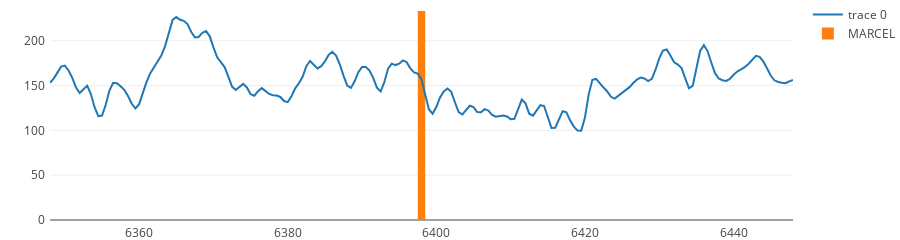
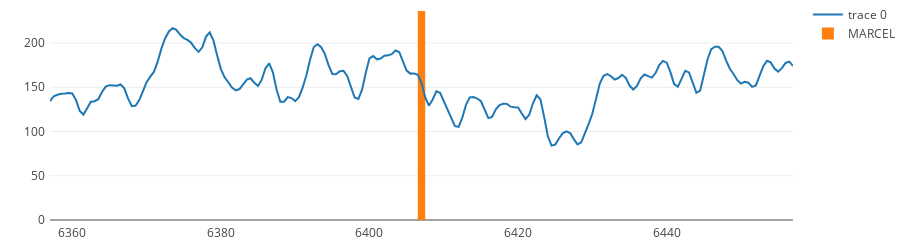
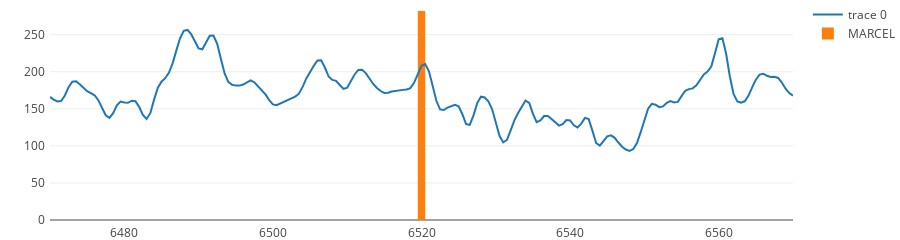
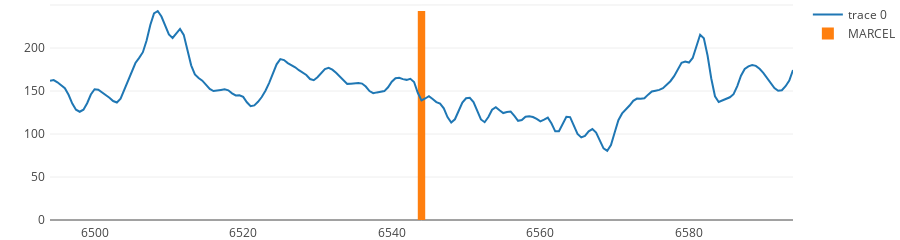

The notebook cell these images were saved under, in order:
### Code cell
wellist = df_tops.index.tolist()

layout = go.Layout(
    height=120,
    margin=go.layout.Margin(
        l=50,
        r=50,
        b=20,
        t=0,
        pad=4
    )
)

def plot_pred(wellname,top_name,wsize):
    df_temp = df_logs[df_logs["wellName"]==wellname]

    true_top = df_tops.loc[wellname][top_name]
    if true_top > 0:
        ctr = df_temp[df_temp["DEPTH"]==true_top].index[0]
        true_log = df_temp.loc[ctr-wsize:ctr+wsize]

        bar = go.Bar( x = [true_top],y = [ df_temp["GR"].max()  ],name = top, width = 1)
        data = [go.Scatter(x=true_log.DEPTH,y=true_log.GR),bar]
  
        fig = go.Figure(data=data, layout=layout)
        iplot(fig)
    
for well in wellist[0:10]:  
    plot_pred(well,top,100)

### Figure 1 — Plotly figure (JSON) as saved in the notebook; plotly's stock layout.template omitted (floating-point values rounded to 4 significant figures; data arrays with more than 128 entries replaced by an {"elided": "..."} marker saying what was removed)
{"data": [{"type": "scatter", "uid": "f5e74fd2-43e8-11e9-b025-5cc5d471de27", "x": {"elided": "201 float values"}, "y": {"elided": "201 float values"}}, {"name": "MARCEL", "type": "bar", "uid": "f5e776ae-43e8-11e9-9edd-5cc5d471de27", "width": 1, "x": [6398], "y": [233.2]}], "layout": {"height": 120, "margin": {"b": 20, "l": 50, "pad": 4, "r": 50, "t": 0}}}

### Figure 2 — Plotly figure (JSON) as saved in the notebook; plotly's stock layout.template omitted (floating-point values rounded to 4 significant figures; data arrays with more than 128 entries replaced by an {"elided": "..."} marker saying what was removed)
{"data": [{"type": "scatter", "uid": "f61cb7b0-43e8-11e9-9487-5cc5d471de27", "x": {"elided": "201 float values"}, "y": {"elided": "201 float values"}}, {"name": "MARCEL", "type": "bar", "uid": "f61cb7b1-43e8-11e9-956b-5cc5d471de27", "width": 1, "x": [6407], "y": [236.2]}], "layout": {"height": 120, "margin": {"b": 20, "l": 50, "pad": 4, "r": 50, "t": 0}}}

### Figure 3 — Plotly figure (JSON) as saved in the notebook; plotly's stock layout.template omitted (floating-point values rounded to 4 significant figures; data arrays with more than 128 entries replaced by an {"elided": "..."} marker saying what was removed)
{"data": [{"type": "scatter", "uid": "f69f2e24-43e8-11e9-8600-5cc5d471de27", "x": {"elided": "201 float values"}, "y": {"elided": "201 float values"}}, {"name": "MARCEL", "type": "bar", "uid": "f69f552c-43e8-11e9-826a-5cc5d471de27", "width": 1, "x": [6520], "y": [281.9]}], "layout": {"height": 120, "margin": {"b": 20, "l": 50, "pad": 4, "r": 50, "t": 0}}}

### Figure 4 — Plotly figure (JSON) as saved in the notebook; plotly's stock layout.template omitted (floating-point values rounded to 4 significant figures; data arrays with more than 128 entries replaced by an {"elided": "..."} marker saying what was removed)
{"data": [{"type": "scatter", "uid": "f6f58c34-43e8-11e9-b99c-5cc5d471de27", "x": {"elided": "201 float values"}, "y": {"elided": "201 float values"}}, {"name": "MARCEL", "type": "bar", "uid": "f6f58c35-43e8-11e9-a887-5cc5d471de27", "width": 1, "x": [6544], "y": [243.0]}], "layout": {"height": 120, "margin": {"b": 20, "l": 50, "pad": 4, "r": 50, "t": 0}}}
